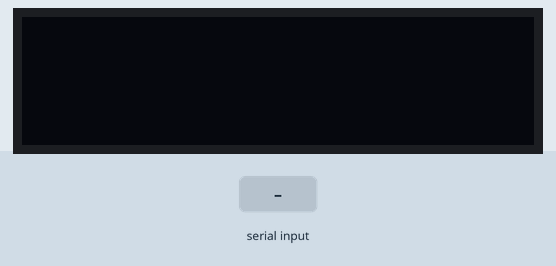
Simulated run of this sketch. Board: Arduino Uno, built with avr-gcc and run on an emulated ATmega328P. Parts: 128×32 one-colour display. The test bench sets the inputs (shaded band).

Above: at 1.2 s.
1.3 s: "1\n" received over Serial
At 2.4 s:
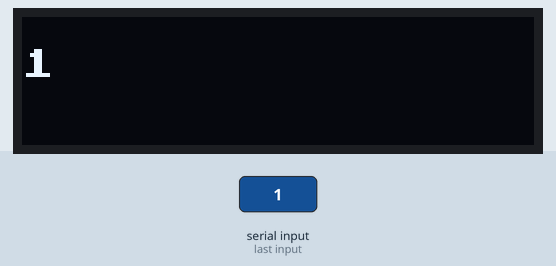
2.8 s: "0\n" received over Serial
At 3.6 s:
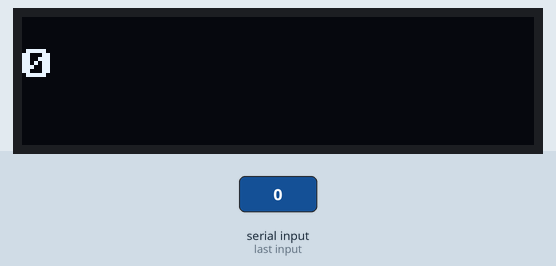
Timing chart, 0 to 5.8 s (numbered marks = the images above; inputs shaded):
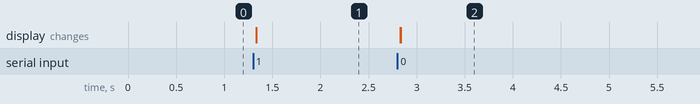

Measured:
- after the input at 1.3 s, the display: changes at once (image 1)
- after the input at 2.8 s, the display: first changes at once (image 2 shows a later state)

The sketch:

OLED_Display.ino
```cpp
void setup() {
  // put your setup code here, to run once:
  Serial.begin(9600);
  initDisplay();
  //showMessage("Initializing...", 1, true);
  //showMessage("Success!", 2, false);


}

void loop() {
  // put your main code here, to run repeatedly:
  receiveMessage();

}
```

Message.ino
```cpp
// ==== Message VARs ====== //
char in_text[64];                // Character buffer
int in_text_index = 0;

// ==== Message CODE ====== //
void receiveMessage(){
  if (Serial.available() > 0) {
    char incomingChar = Serial.read();// read byte from serial
    if (incomingChar=='\n'){
      //show the in_text with show message
      showMessage(in_text, 1, true);
      //reset the in_text index back to 0
      in_text_index=0;
      memset(in_text,0,20); // this will clear the in_text buffer
    }
    else{
      //assign in_text[index] to the incoming char
      in_text[in_text_index]=incomingChar;
      //increment the index
      in_text_index++;
    }
  }
}
```

OLED.ino
```cpp
// OLED library includes
#include "U8x8lib.h"
//#include <Wire.h>

// OLED setup
#define OLED_RESET 4 // this value resets the OLED
U8X8_SSD1306_128X32_UNIVISION_HW_I2C u8x8(OLED_RESET);

// =========== OLED Code ============ //

// ----------------------------------------------------------------
// Initialize the OLED with base font for fast refresh
// ----------------------------------------------------------------
void initDisplay() {
  u8x8.begin();
  u8x8.setPowerSave(0);
  u8x8.setFont(u8x8_font_amstrad_cpc_extended_r);
  u8x8.setCursor(0, 0);
}
// ----------------------------------------------------------------
// A function to write a message on the display
// "row" specifies which row to print on... 1, 2, 3, etc.
// "clearDisplay" specifies if everything should be wiped or not
// ----------------------------------------------------------------
void showMessage(const char * message, int row, bool cleardisplay) {
  if(cleardisplay){
    u8x8.clearDisplay();
  }
  u8x8.setCursor(0, row);
  u8x8.print(message);
}
```
